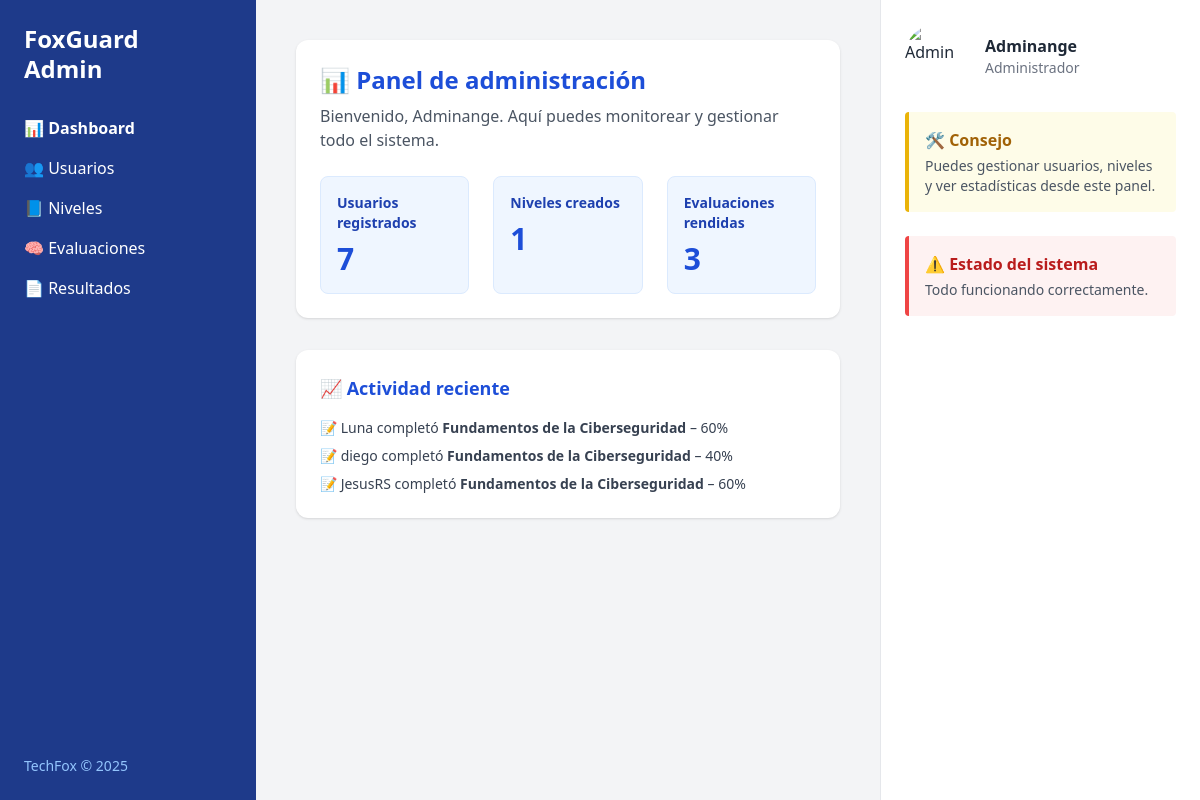
The page /admin-panel/ (signed in) on the database its author committed.
### core/models.py (models this page shows, shortened)
class Usuario(AbstractUser):
    is_admin = models.BooleanField(default=False)

class ResultadoEvaluacion(models.Model):
    usuario = models.ForeignKey(Usuario, on_delete=models.CASCADE)
    evaluacion = models.ForeignKey(Evaluacion, on_delete=models.CASCADE)
    puntaje_obtenido = models.IntegerField()
    aprobado = models.BooleanField(default=False)
    fecha = models.DateTimeField(auto_now_add=True)
    respuestas_usuario = models.ManyToManyField('Respuesta', blank=True)

class Evaluacion(models.Model):
    nivel = models.OneToOneField('Nivel', on_delete=models.CASCADE, related_name='evaluacion')
    titulo = models.CharField(max_length=200)
    descripcion = models.TextField(blank=True)
    intentos_maximos = models.PositiveIntegerField(default=3)
    puntaje_minimo_aprobacion = models.PositiveIntegerField(default=70)

### core/views.py (the view)
# urls.py: path('admin-panel/', views.admin_panel, name='admin_panel'),
@login_required
@user_passes_test(es_admin)
def admin_panel(request):
    usuarios = Usuario.objects.filter(is_admin=False)
    niveles = Nivel.objects.all()
    resultados = ResultadoEvaluacion.objects.select_related('usuario', 'evaluacion')
    return render(request, 'core/admin/dashboard.html', {
        'usuarios': usuarios,
        'niveles': niveles,
        'resultados': resultados,
        'total_usuarios': usuarios.count(),
        'total_niveles': niveles.count(),
        'evaluaciones_totales': resultados.count()
    })

### core/views.py (called while the page is built)
def es_admin(user):
    return user.is_authenticated and user.is_admin

### core/templates/core/admin/dashboard.html (shortened to what this page needs)
{% load static %}
<!DOCTYPE html>
<html lang="es">
<head>
  <script src="https://cdn.tailwindcss.com"></script>
</head>
<body class="bg-gray-100 min-h-screen text-gray-800">
  <div class="flex h-screen overflow-hidden">
    <aside class="w-64 bg-blue-900 text-white flex flex-col justify-between">
      <div class="p-6">
        <h1 class="text-2xl font-bold mb-8 leading-tight">FoxGuard<br>Admin</h1>
        <nav class="space-y-4 text-base">
          <a href="{% url 'admin_panel' %}" class="block text-white font-semibold">📊 Dashboard</a>
          <a href="{% url 'admin_users' %}" class="block hover:text-blue-200">👥 Usuarios</a>
          <a href="{% url 'admin_levels' %}" class="block hover:text-blue-200">📘 Niveles</a>
          <a href="#" class="block hover:text-blue-200">🧠 Evaluaciones</a>
          <a href="{% url 'admin_evaluation_results' %}" class="block hover:text-blue-200">📄 Resultados</a>
        </nav>
      </div>
      <footer class="p-6 text-sm text-blue-300">
        TechFox © 2025
      </footer>
    </aside>
    <main class="flex-1 p-10 space-y-8 overflow-auto">
      <section class="bg-white rounded-xl shadow p-6">
        <h2 class="text-2xl font-semibold text-blue-700">📊 Panel de administración</h2>
        <p class="text-gray-600 mt-2">Bienvenido, {{ request.user.username }}. Aquí puedes monitorear y gestionar todo el sistema.</p>
        <div class="grid grid-cols-1 md:grid-cols-3 gap-6 mt-6">
          <div class="bg-blue-50 p-4 rounded-lg border border-blue-100">
            <h3 class="font-semibold text-blue-800 text-sm">Usuarios registrados</h3>
            <p class="text-3xl font-bold text-blue-700 mt-2">{{ total_usuarios }}</p>
          </div>
          <div class="bg-blue-50 p-4 rounded-lg border border-blue-100">
            <h3 class="font-semibold text-blue-800 text-sm">Niveles creados</h3>
            <p class="text-3xl font-bold text-blue-700 mt-2">{{ total_niveles }}</p>
          </div>
          <div class="bg-blue-50 p-4 rounded-lg border border-blue-100">
            <h3 class="font-semibold text-blue-800 text-sm">Evaluaciones rendidas</h3>
            <p class="text-3xl font-bold text-blue-700 mt-2">{{ evaluaciones_totales }}</p>
          </div>
        </div>
      </section>
      <section class="bg-white rounded-xl shadow p-6">
        <h2 class="text-lg font-semibold text-blue-700">📈 Actividad reciente</h2>
        <ul class="mt-4 space-y-2 text-sm text-gray-700">
          {% for r in resultados|slice:":5" %}
          <li>📝 {{ r.usuario.username }} completó <strong>{{ r.evaluacion.titulo }}</strong> – {{ r.puntaje_obtenido }}%</li>
          {% empty %}
          <li class="text-gray-500">No hay actividad reciente.</li>
          {% endfor %}
        </ul>
      </section>
    </main>
    <aside class="w-80 bg-white border-l border-gray-200 p-6 flex flex-col gap-6">
      <div class="flex items-center gap-4">
        <img src="https://source.unsplash.com/100x100/?tech,admin" alt="Admin" class="w-16 h-16 rounded-full object-cover">
        <div>
          <p class="font-semibold">{{ request.user.username }}</p>
          <p class="text-sm text-gray-500">Administrador</p>
        </div>
      </div>
      <div class="bg-yellow-50 p-4 border-l-4 border-yellow-500 rounded">
        <h5 class="font-semibold text-yellow-700">🛠 Consejo</h5>
        <p class="text-sm text-gray-600 mt-1">Puedes gestionar usuarios, niveles y ver estadísticas desde este panel.</p>
      </div>
      <div class="bg-red-50 p-4 border-l-4 border-red-500 rounded">
        <h5 class="font-semibold text-red-700">⚠️ Estado del sistema</h5>
        <p class="text-sm text-gray-600 mt-1">Todo funcionando correctamente.</p>
      </div>
    </aside>
  </div>
</body>
</html>

### rows shown on the page
Usuario: user.username "Adminange"
ResultadoEvaluacion: usuario.username "Luna", evaluacion.titulo "Fundamentos de la Ciberseguridad", puntaje_obtenido "60"
ResultadoEvaluacion: usuario.username "diego", evaluacion.titulo "Fundamentos de la Ciberseguridad", puntaje_obtenido "40"
ResultadoEvaluacion: usuario.username "JesusRS", evaluacion.titulo "Fundamentos de la Ciberseguridad", puntaje_obtenido "60"

### other values the page prints
{{ total_usuarios }} "7"
{{ total_niveles }} "1"
{{ evaluaciones_totales }} "3"
